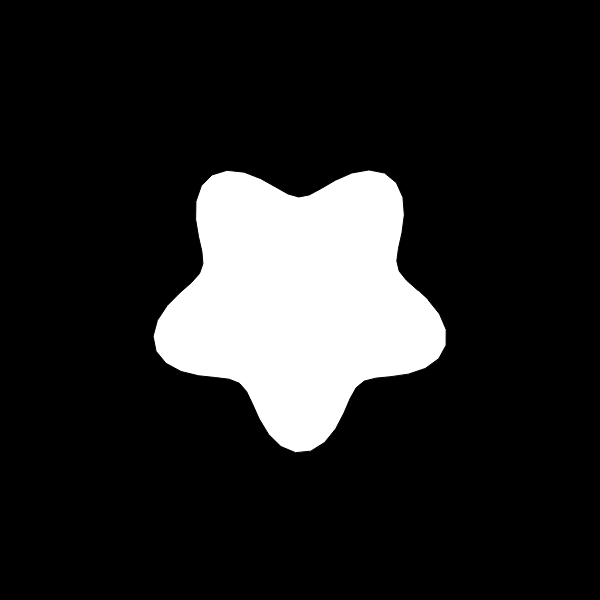
Frame 1 (no input)
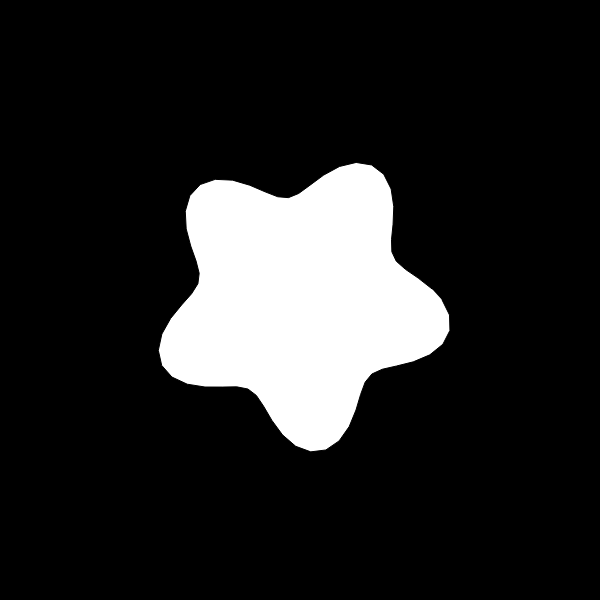
Frame 60 (no input)
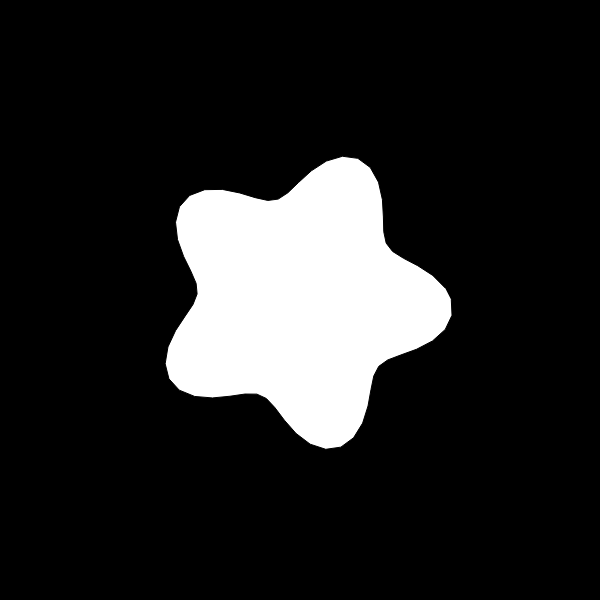
Frame 120 (the mouse pressed at the canvas centre since frame 60)

The p5.js sketch that drew these frames (run headless with seeded random() and noise() and a simulated clock; from frame 60 on, the mouse is pressed at the canvas centre):

// p5.js sketch
// ── sketch.js
/**
 * sketch.js
 *
 *
 * p5.js 레퍼런스: http://p5js.org/reference
 * 웹기술 레퍼런스: http://developer.mozilla.org
 *
 * @author : https://github.com/Mosframe
 */


// -----------------------------------------------------------------
// 변수, 오브젝트 정의
// -----------------------------------------------------------------
var fps;

var blob;

var blobs = [];
var zoom = 1;


// -----------------------------------------------------------------
// p5.js 함수들
// -----------------------------------------------------------------

function setup () {

    fps = createP('');

    createCanvas(600, 600);
    blob = new Blob(0,0,128);
}


function draw () {

    background(0);

    translate(width/2, height/2);
    var newzoom = 128 / blob.r;
    zoom = lerp(zoom, newzoom, 0.1);
    scale(zoom);
    translate(-blob.pos.x, -blob.pos.y);


    blob.show();
    blob.update();

    fps.html(floor(frameRate()));
}


// -----------------------------------------------------------------
// 사용자 정의 함수들
// -----------------------------------------------------------------


// ── blob.js
/**
 * landscape.js
 *
 *
 * p5.js 레퍼런스: http://p5js.org/reference
 * 웹기술 레퍼런스: http://developer.mozilla.org
 *
 * @author : https://github.com/Mosframe
 */


// -----------------------------------------------------------------
// Blob
// -----------------------------------------------------------------

function Blob(x,y,r) {

    this.pos = createVector(x,y);
    this.r = r;
    this.vel = createVector(0,0);

    // 업데이트

    this.update = () => {

        var newvel = createVector(mouseX-width/2, mouseY-height/2);
        newvel.div(50);
        newvel.limit(3);
        this.vel.lerp(newvel,0.2);
        this.pos.add(this.vel);
    }


    // 드로잉

    this.show = () => {

        //fill(255);
        //ellipse( this.pos.x, this.pos.y, this.r * 2, this.r * 2 );

        push();
        translate(this.pos.x,  this.pos.y);
        beginShape();
        for( var a=0; a < TWO_PI; a += 0.1 ) {
            var offset = map(sin(a*5 + frameCount*0.01), -1, 1, -25, 25);
            var r = this.r + offset;
            var x = r * cos(a);
            var y = r * sin(a);
            //ellipse(x,y,4,4);
            vertex(x,y);
        }
        endShape();
        pop();
    }
}
